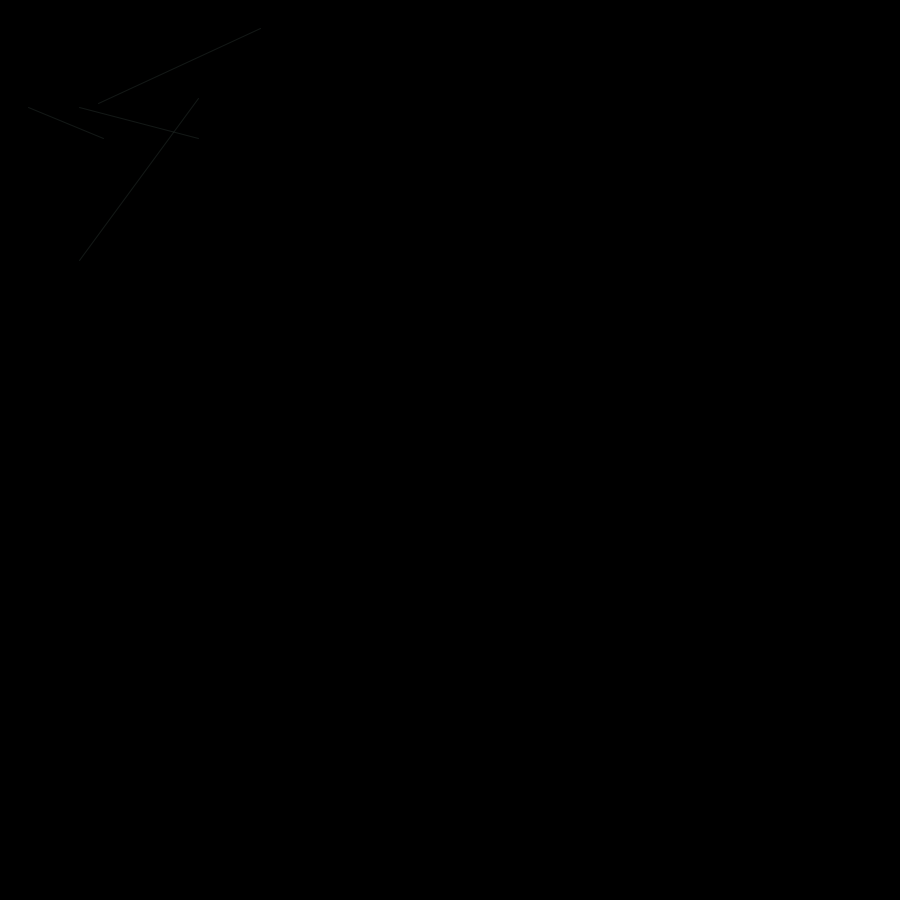
Frame 1 (no input)
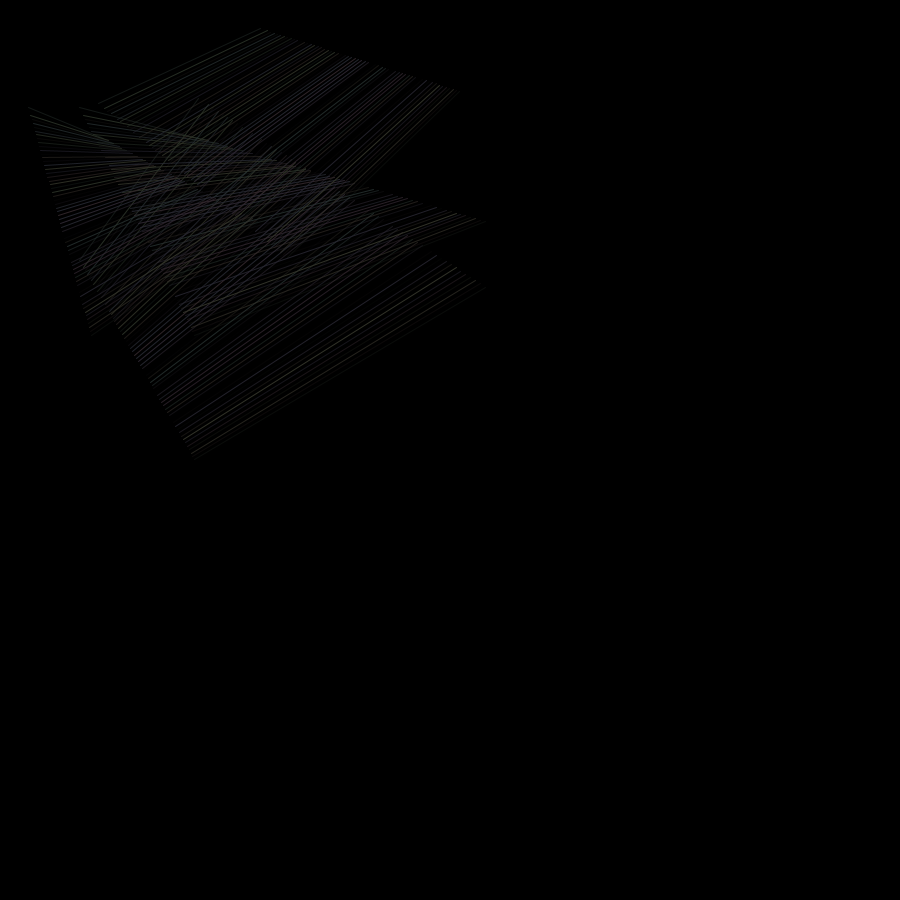
Frame 60 (the mouse pressed at the canvas centre just before this capture)
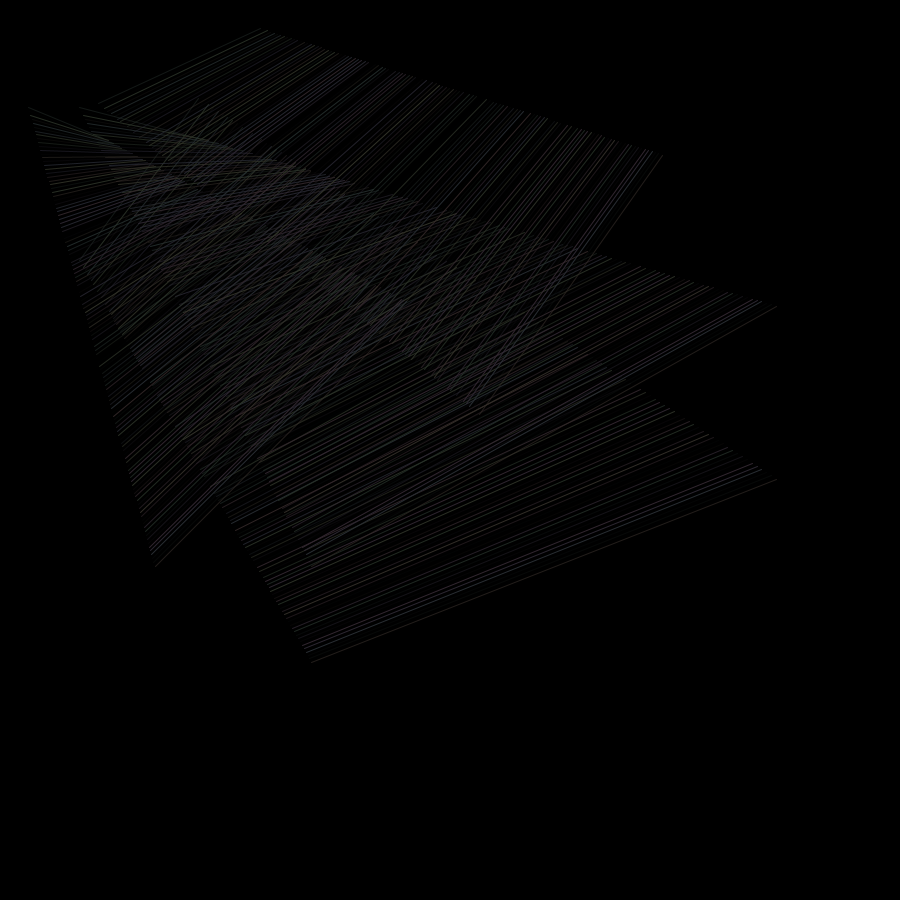
Frame 120 (the mouse held since frame 60 and released just before this capture)

The Processing sketch that drew these frames (run headless with seeded random() and noise(); from frame 60 on, the mouse is pressed at the canvas centre):

// Processing sketch: processing_42917
// ── processing_42917.pde

//ball-1
float x = random(0,300);
float y = random(0,300);
float xspeed = random(2,5);
float yspeed = random(1,5);
float r = 00;

//ball-2
float x2 = random(0,300);
float y2 = random(0,300);
float x2speed = random(2,5);
float y2speed = random(1,5);
float r2 = 00;

//ball-3
float x3 = random(0,300);
float y3 = random(0,300);
float x3speed = random(2,5);
float y3speed = random(1,5);
float r3 = 00;

//ball-4
float x4 = random(0,300);
float y4 = random(0,300);
float x4speed = random(2,5);
float y4speed = random(1,5);
float r4 = 00;


void setup() {
  size(900,900);
  background(0);
  smooth();
  noStroke();
}

void draw() {

  noStroke();

  x = x + xspeed;
  y = y + yspeed;
  x2 = x2 + x2speed;
  y2 = y2 + y2speed;
  x3 = x3 + x3speed;
  y3 = y3 + y3speed;
  x4 = x4 + x4speed;
  y4 = y4 + y4speed;
  
//ball-1
  if ((x > width) || (x < 0)) {
    xspeed = xspeed * -1;
  }
  
  if ((y > height) || (y < 0)) {
    yspeed = yspeed * -1;
  }

  noFill(); stroke(x/3,y/3,random (0,255));
  ellipse(x,y,r,r);
  
  r = constrain(r-2,00,80);
  
//ball-2
  if ((x2 > width) || (x2 < 0)) {
    x2speed = x2speed * -1;
  }
  
  if ((y2 > height) || (y2 < 0)) {
    y2speed = y2speed * -1;
  }

  noFill(); stroke(y2/3,random (0,255),x2/3);
  ellipse(x2,y2,r2,r2);
  
  r2 = constrain(r2-2,00,80);

//ball-3
  if ((x3 > width) || (x3 < 0)) {
    x3speed = x3speed * -1;
  }
  
  if ((y3 > height) || (y3 < 0)) {
    y3speed = y3speed * -1;
  }

  noFill(); stroke(random (0,255),x3/3,y3/3);
  ellipse(x3,y3,r3,r3);
  
  r3 = constrain(r3-2,00,80);
  
  //ball-4
  if ((x4 > width) || (x4 < 0)) {
    x4speed = x4speed * -1;
  }
  
  if ((y4 > height) || (y4 < 0)) {
    y4speed = y4speed * -1;
  }

  noFill(); stroke(random (0,255),x4/3,y4/3);
  ellipse(x4,y4,r4,r4);
  
  r4 = constrain(r4-2,00,80);
  
colorMode(HSB, 360, 100, 100,360);
stroke(random(0,360),20,20,random(0,360));
  line(x,y2,y,x2);
  line(x2,y3,y2,x3);
  line(x,y4,y,x4);
  line(x3,y4,y3,x4);
}
